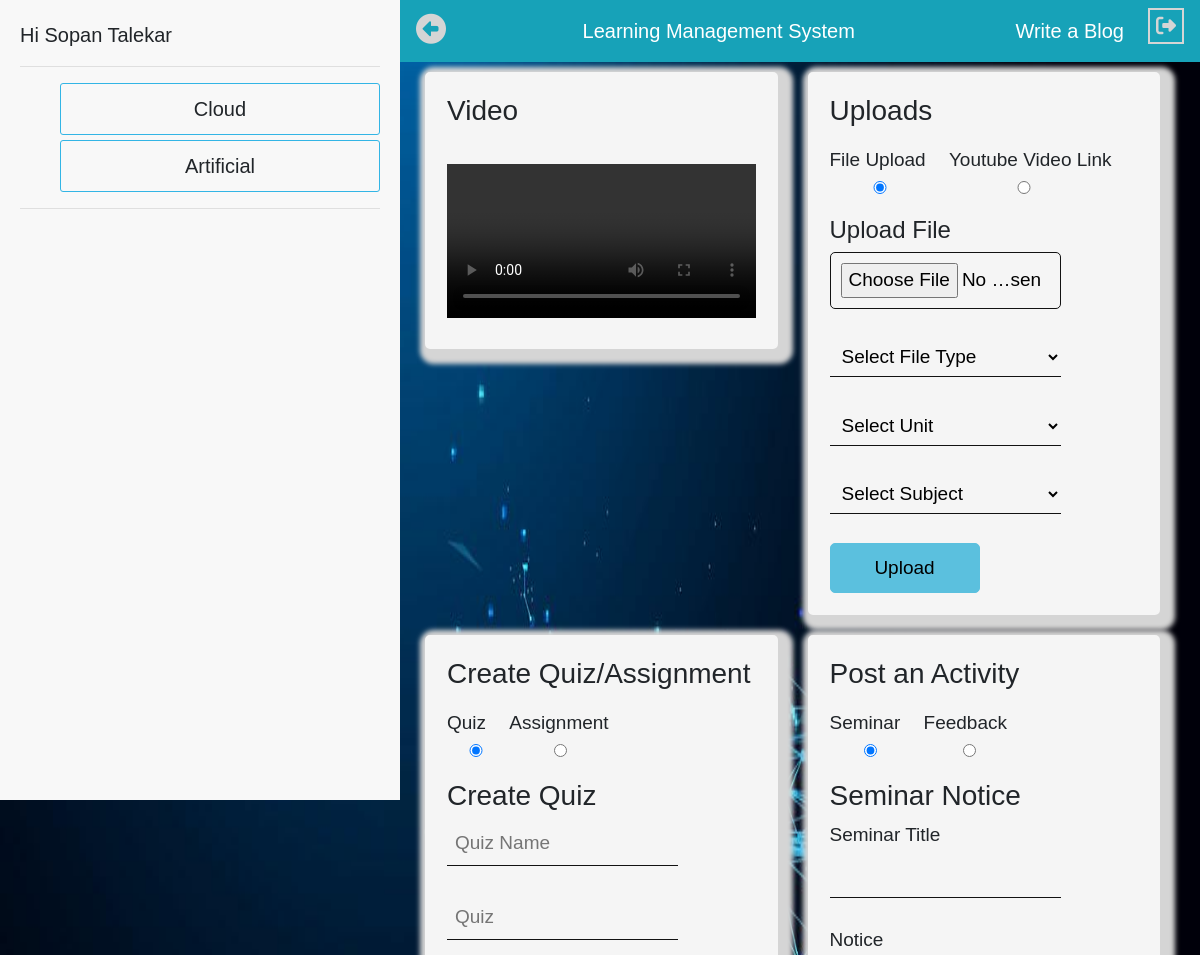
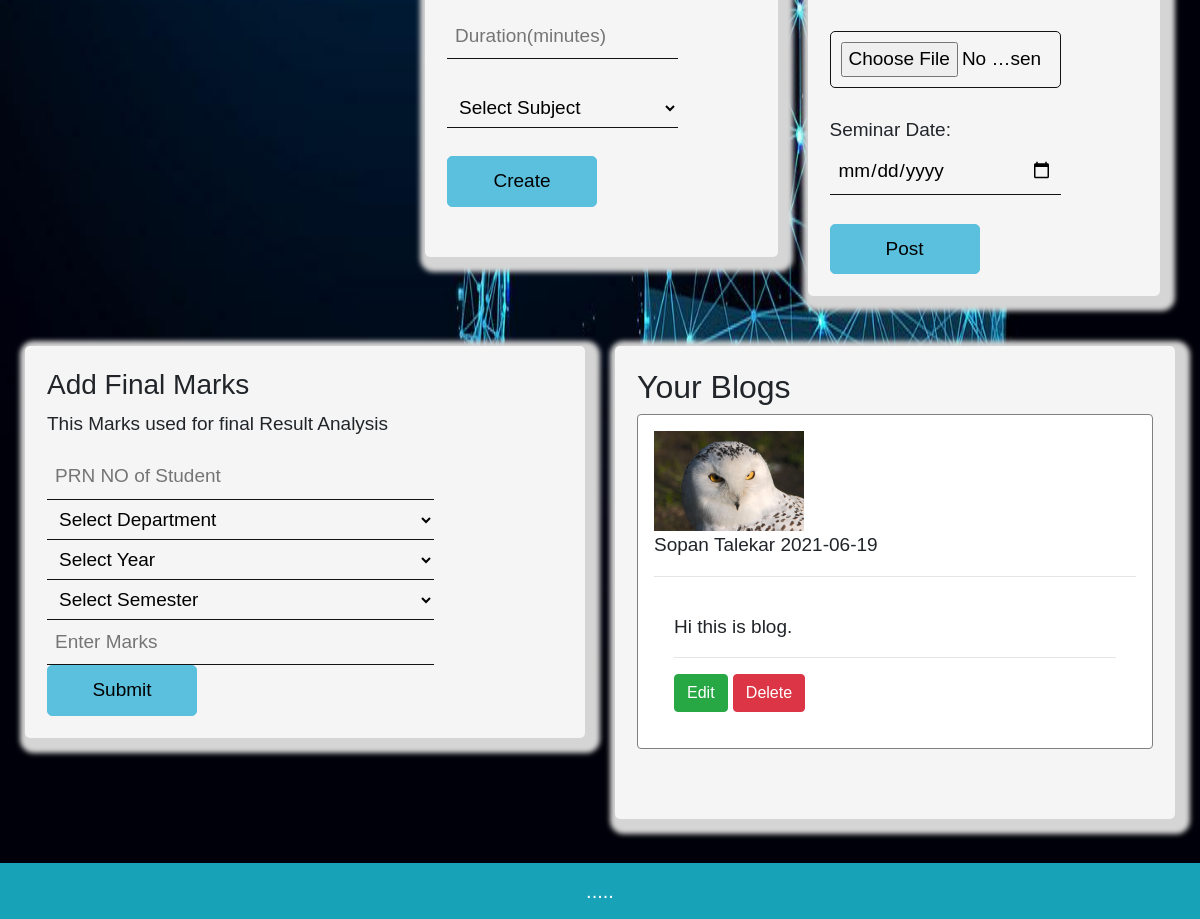
Page /Teacher/teacher.php (signed in) on the committed database (2 pictures, top to bottom).
### tables this page shows
CREATE TABLE `teachers` (
  `teacher_Id` int(11) NOT NULL,
  `email` varchar(255) NOT NULL,
  `name` varchar(255) NOT NULL,
  `subject` varchar(255) NOT NULL,
  `dept_Id` int(11) NOT NULL,
  `Password` varchar(50) NOT NULL
);

CREATE TABLE `blog` (
  `blog_id` int(11) NOT NULL,
  `email` varchar(100) NOT NULL,
  `author` varchar(50) NOT NULL,
  `submission_date` date NOT NULL,
  `imagepath` varchar(500) NOT NULL,
  `blogtext` longtext NOT NULL
);

### Teacher/teacher.php (the view, shortened to what this page needs)
<?php
$email = $_SESSION['teacher_user_email'];
$name = $_SESSION['teacher_user_name'];
?>
<!DOCTYPE html>
<html>
<head>
  <?php include '../links.php' ?>
  <?php include '../connection.php' ?>
</head>
<body>
  <div id="sb">
    Hi <?php echo $name; ?>
    <hr>
    <ul style="list-style-type: none">
      <?php
      $getsubs = "SELECT subject FROM teachers WHERE email='$email'";
      $run = mysqli_query($conn, $getsubs);
      while ($row = mysqli_fetch_assoc($run)) {
        echo '<li>';
        $subid = $row['subject'] . 'id';
        echo '<span onclick="tgllist(\'' . $subid . '\')">' . $row['subject'] . '</span>';
        echo '</li>';
      }
      ?>
    </ul>
    <hr>
  </div>
  <nav class="navbar navbar-expand-lg navbar-info bg-info">
    <ul class="navbar-nav mr-auto ">
      <li class="nav-item active">
        <i id="tg" class='fas fa-arrow-alt-circle-right' style='color:#d5d5d5;font-size: 30px;'></i>
      </li>
    </ul>
    <a class="navbar-brand text-white" href="#">Learning Management System</a>
    <ul class="navbar-nav ml-auto">
      <li class="nav-item active"><?php echo '<a class=" nav-link text-white mr-3" href="../blog.php?name=' . $name . '&email=' . $email . '">Write a Blog</a>'; ?></li>
      <li class="nav-item active">
        <form method="post">
          <button type="submit" name='lgt' style="border:2px solid #d5d5d5; background-color: transparent;color: #d5d5d5;"><i class="fas fa-sign-out-alt"></i></button>
        </form>
      </li>
    </ul>
  </nav>
  <div>
    <div class="container-fluid">
      <div class="row pad">
        <div class="col-lg-6 sm-auto md-auto">
          <div class="fc" id='viddiv'>
            <h3 id="title">Video</h3><br>
            <video id='vidshow' style="width: 100%;" controls>
              <source id="srcvid" type="video/mp4">
            </video>
            <br>
          </div>
        </div>
        <br><br>
        <div class="col-lg-6 sm-auto md-auto">
          <div class="fc">
            <h3>Uploads</h3>
            <label style="display: inline-block;" for="fileup">File Upload<input type="radio" id="fileup" name="upload_type" value="2" checked></label>
            <label style="display: inline-block;padding:10px;margin-left: 10px;" for="yVideo">Youtube Video Link<input type="radio" id="yVideo" name="upload_type" value="3"></label>
            <?php include 'upload-form.php'; ?>
          </div>
        </div>
      </div>
      <div class="row pad">
        <div class="col-lg-6 sm-auto md-auto">
          <div class="fc">
            <h3>Create Quiz/Assignment</h3>
            <label style="display: inline-block; " for="quiz">Quiz<input type="radio" id="quiz" name="ass_type" value="2" checked></label>
            <label style="display: inline-block;padding:10px;margin-left: 10px;" for="assign">Assignment<input type="radio" id="assign" name="ass_type" value="3"></label>
            <?php include 'create-quiz.php' ?>
          </div>
        </div>
        <div class="col-lg-6 sm-auto md-auto">
          <div class="fc">
            <h3>Post an Activity</h3>
            <label style="display: inline-block; " for="seminar">Seminar<input type="radio" id="seminar" name="act" value="2" checked></label>
            <label style="display: inline-block;padding:10px;margin-left: 10px;" for="feedback">Feedback<input type="radio" id="feedback" name="act" value="3"></label>
            <?php include 'addActivity.php' ?>
          </div>
        </div>
      </div>
      <br>
      <div class="row pad">
        <div class="col-lg-6 sm-auto md-auto">
          <div class="fc">
            <h3>Add Final Marks</h3>
            <p>This Marks used for final Result Analysis</p>
            <?php include 'addMarks.php' ?>
          </div>
        </div>
        <div class="col-lg-6 sm-auto md-auto">
          <div class="fc">
            <h2>Your Blogs</h2>
            <?php include 'yourblog.php' ?>
          </div>
        </div>
      </div>
    </div>
    <br><br><br>
    <div class="navbar navbar-expand-lg navbar-info bg-info" id="footer">
      <a class="navbar-brand mx-auto text-white">.....</a>
    </div>
</body>
</html>

### Teacher/yourblog.php (shortened to what this page needs)
  <?php
  $query = "SELECT * FROM blog WHERE email = '$email'";
  $showblog = mysqli_query($conn, $query);
  while ($run = mysqli_fetch_assoc($showblog)) {
    $name = $run['author'];
    $email = $run['email'];
    $blogid = $run['blog_id'];
    $blogtxt = $run['blogtext'];
    $imgpath = $run['imagepath'];
    $subdate = $run['submission_date'];
  ?>
    <div class="card shadow p-3 mb-5 bg-white rounded" style="border: 1px solid gray; background-color:#F8F8F8;">
      <?php echo '<img src="../' . $imgpath . '" width="150" height="100"/>' . $name . '  '
        . $run['submission_date'] . '    '; ?>
        <hr>
      <div class="card-body">
        <p class="card-text">
          <?php echo $run['blogtext']; ?>
        </p>
        <hr>
        <?php echo '<a class="btn btn-success" href="../blog.php?imgpath=' . $imgpath . '&imgpath=' . $imgpath . '
            &name=' . $name . '
            &email=' . $email . '
            &blogid=' . $blogid . '
            &blogtxt=' . $blogtxt . '
            &subdate=' . $subdate . '">Edit</a>';
        echo '  <a class="btn btn-danger" href="teacher.php?blogs_id=' . $blogid . '"">Delete</a>' ?>
      </div>
</div>
<?php
  }
?>

### style.php (style rules this page uses)
body { align-items: center; background-color: #F6F6F6; background-image: url('background.png'); background-repeat: no-repeat; background-attachment: fixed; background-size: 100% 100%; font-family: 'Trebuchet MS', sans-serif; font-size: 20px; -webkit-user-select: none; -moz-user-select: none; -ms-user-select: none; user-select: none; }
#sb { background-color: #F8F8F8; float: left; padding: 20px; width: 400px; height: 100vh; display: none; position: relative; }
#sb li { cursor: pointer; padding:10px; border: 1px solid #33b5e5; border-radius: 3px; margin-bottom: 5px; text-align: center; }
#viddiv { display: none; }
.pad { padding: 10px; }
.fc { padding: 20px; background-color: #f5f5f5; border-radius: 5px; border: 2px solid #f5f5f5; box-shadow: 5px 5px 5px 10px #d5d5d5; font-size: 19px; }
.fc input, select { border: none; border-bottom: 1px solid #121212; background-color: #f5f5f5; padding: 8px; width: 75%; display: inline-block; }
#footer { position: fixed; left: 0; bottom: 0; width: 100vw; color: white; }
label { display: block; margin-bottom: 3px; padding-left: 15px; text-indent: -15px; }

### rows in the picture
teachers: subject "Cloud"
teachers: subject "Artificial"
blog: imagepath (picture), author "Sopan Talekar", submission_date "2021-06-19", blogtext "Hi this is blog."

### other values in the picture
$name "Sopan Talekar"
